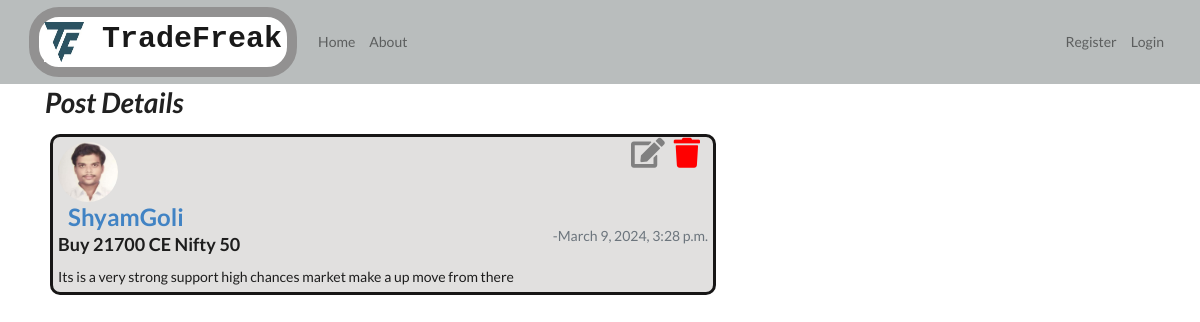
The app's page /post/1/ with its own data.
### post/models.py (models this page shows, shortened)
class Post(models.Model):
    Heading = models.CharField(max_length=100)
    Author = models.ForeignKey(User,on_delete = models.CASCADE)  # here we have used User as a foriegn key and models.CASCADE as when we delete the user the related posts should also be deleted.
    PostOn = models.DateTimeField(default=timezone.now) # There are many ways to send as parameter to datetime field, but i particularly used this one so that the time and date will be updated each time the data is updated.
    Description = models.TextField()

### users/models.py (models this page shows, shortened)
class Profile(models.Model):
    user = models.OneToOneField(User,on_delete=models.CASCADE)
    image = models.ImageField(default='default.jpg', upload_to = 'profile_pic' )

### post/views.py (the view)
# urls.py: path('post/<int:pk>/', PostDetailView.as_view(), name='post_detail'),
class PostDetailView(DetailView):
    model = Post

### post/templates/post/post_detail.html
{% extends 'post/base.html' %}
{% block content %}
<div class="cards-section">
    <div class="container">
        <h1>
            Post Details
        </h1>
        <div class="detail_card">
            <div class="d-flex justify-content-between">
                <div>
                    <img class="rounded-circle account-img img-fluid custom-image"
                        src="{{object.Author.profile.image.url}}" alt="">
                        <a href="{% url 'user_posts' object.Author.username %}"><h2 style="margin-left: 10px; ">{{object.Author}}</h2></a>
                </div>
                <div class="d-flex justify-content-center">
                    <a href="{% url 'post_update' object.id %}" style="font-size: 30px; color: grey;"><i
                            class="edit icon"></i> </a>
                    <a href="{% url 'post_delete' object.id %}" style="font-size: 30px; color: red;"><i
                            class="trash icon"></i> </a>
                </div>
            </div>
            <div class="d-flex justify-content-between">
                <h3 class="card-title">{{object.Heading}}</h3>
                <h6 class="card-subtitle mb-2 text-muted"> -{{object.PostOn}}</h6>
            </div>
            <p class="card-text">{{object.Description}}</p>
        </div>
    </div>
</div>
{% endblock %}

### post/static/post/main.css (style rules this page uses)
h1 { font-style:italic; }
.cards-section { display: flex; justify-content: center; }
.cards-section .container { border-radius: 10px; }
.custom-image { max-width: 60px; height: auto; }
.cards-section .container .detail_card { width: 60%; border: 3px rgb(23, 22, 22) solid; border-radius: 10px; margin: 5px 20px 5px 5px; padding: 5px; background-color: rgb(225, 224, 223); }

### records on screen
Post: Author.profile.image (picture), Author "ShyamGoli", Heading "Buy 21700 CE Nifty 50", PostOn "March 9, 2024, 3:28 p.m.", Description "Its is a very strong support high chances market make a up move from there"
